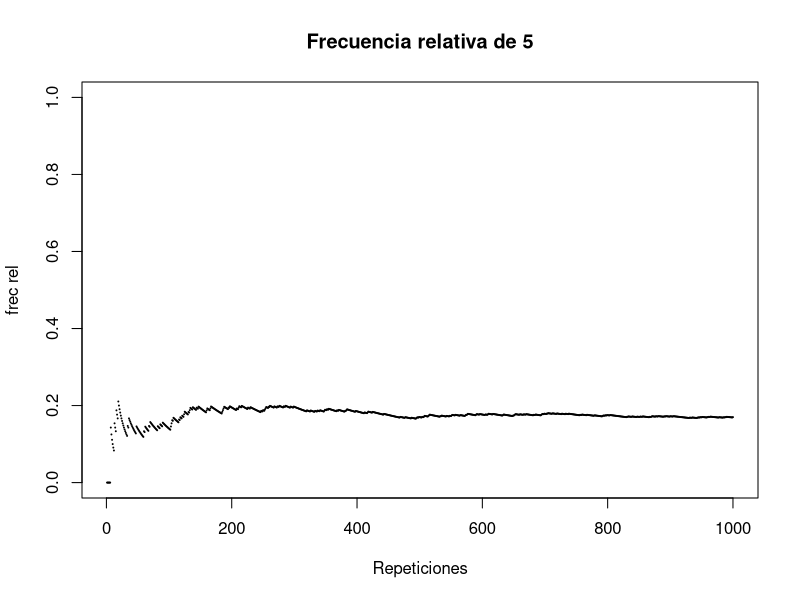
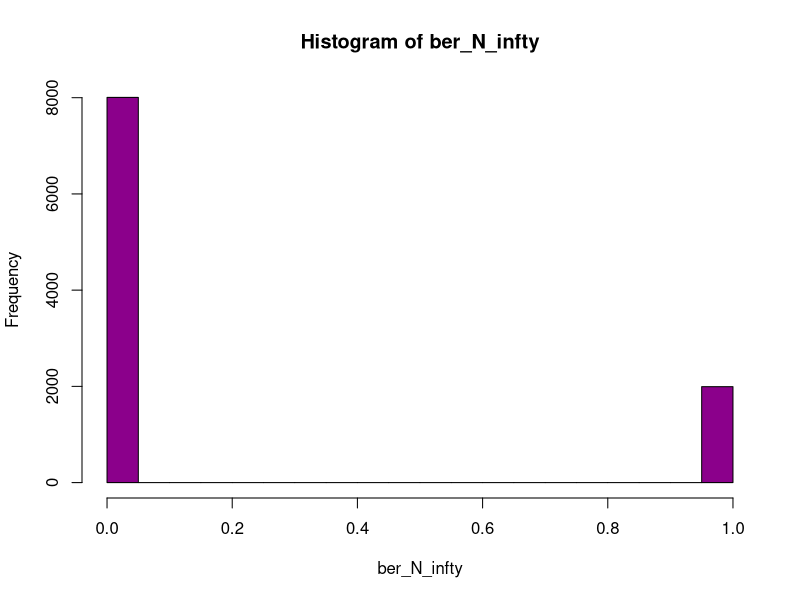
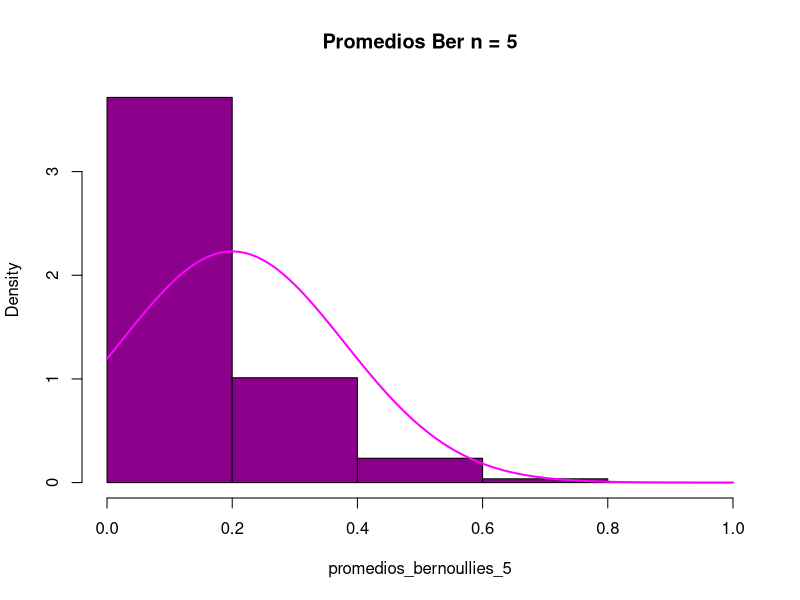
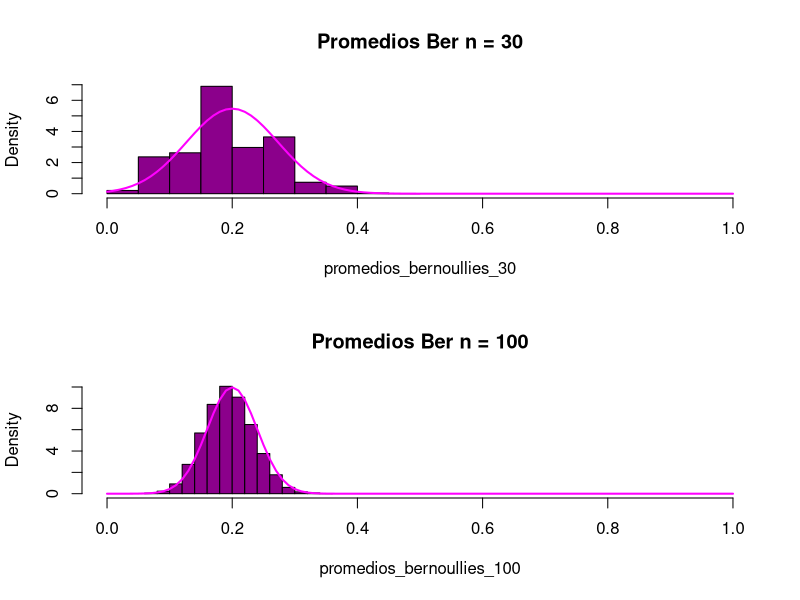
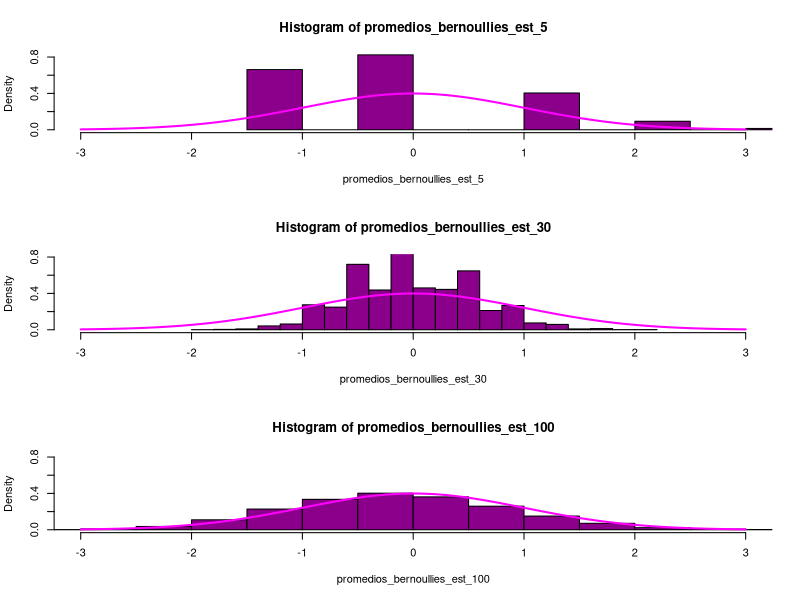
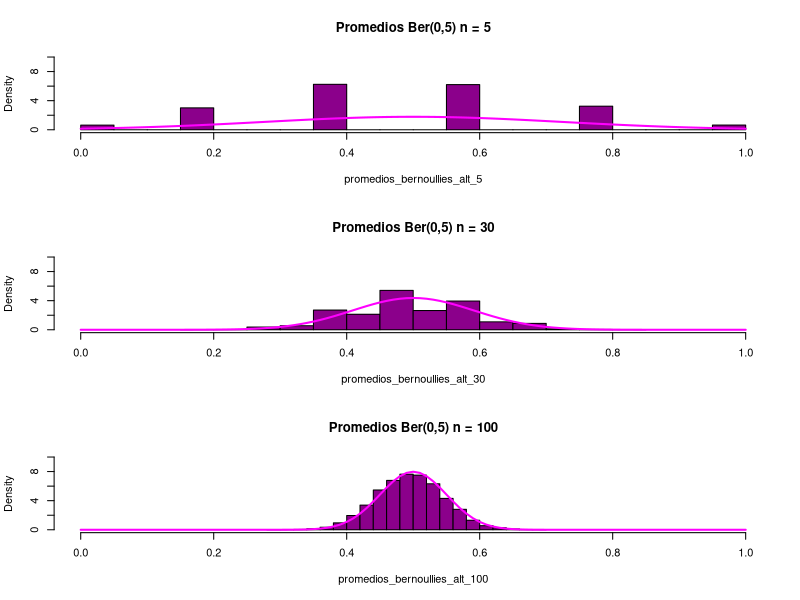
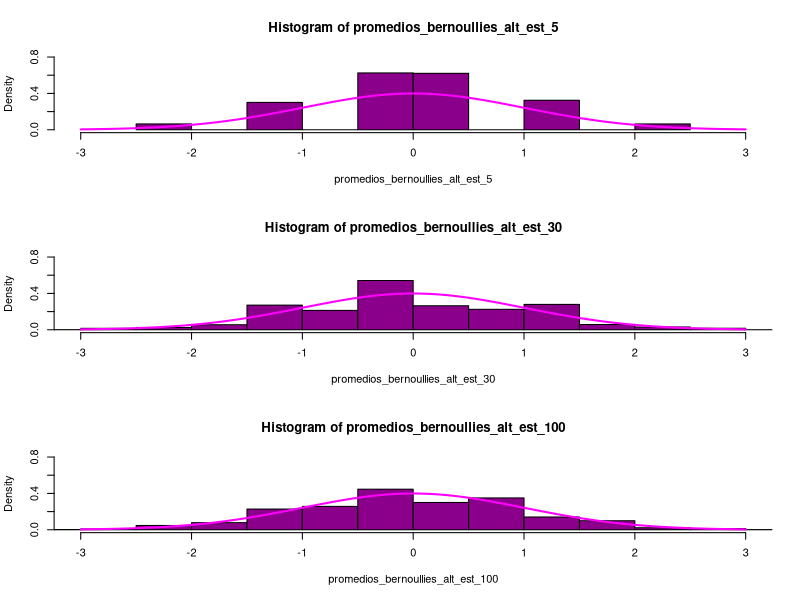
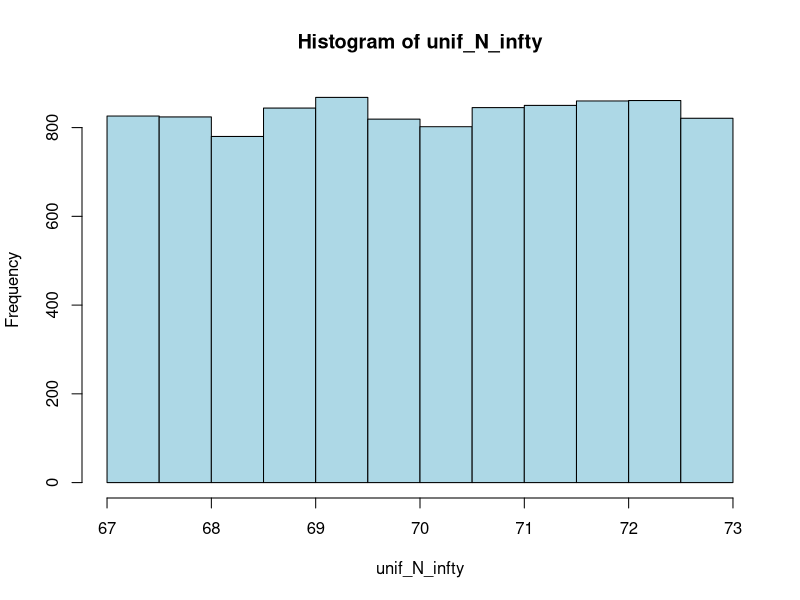

These charts were generated, in order, by the following R code:
## ---- chunk 1
dado <- c(1:6)
sum(dado / 6)
## ---- chunk 2
reps <- 1000

muchosdados <- sample(x = dado, size = reps, replace = TRUE)
## ---- chunk 3
frecrelativadado5vec <- rep(NA, reps)

for (n in 1:reps) {
    frecrelativadado5vec[n] <- mean(muchosdados[1:n] == 5)
}
## ---- chunk 4
plot(seq(1:reps), frecrelativadado5vec, cex = 0.1, ylim = c(0, 1),
     xlab = "Repeticiones", ylab = "frec rel", 
     main = "Frecuencia relativa de 5")
## ---- chunk 5
p_1 = 0.2
## ---- chunk 6
Nrep = 10000

ber_N_infty = rbinom(Nrep, 1, p_1)
table(ber_N_infty)
## ---- chunk 7
table(ber_N_infty)/Nrep
## ---- chunk 8
mean(ber_N_infty)
## ---- chunk 9
var(ber_N_infty)
## ---- chunk 10
hist(ber_N_infty, col = "darkmagenta")
## ---- chunk 11
n_dist = 5
promedios_bernoullies_5 = replicate(Nrep, mean(rbinom(n_dist, 1, p_1)))
table(promedios_bernoullies_5)
## ---- chunk 12
hist(main = "Promedios Ber n = 5", promedios_bernoullies_5, probability = TRUE, xlim = c(0,1), col = "darkmagenta", breaks = 4)
curve(dnorm(x, p_1, sqrt(p_1 * (1-p_1) / 5)), add=TRUE, lwd=2, col="magenta")
## ---- chunk 13
n_dist = 30
promedios_bernoullies_30 = replicate(Nrep, mean(rbinom(n_dist, 1, p_1)))

par(mfrow=c(2, 1))
hist(main = "Promedios Ber n = 30", promedios_bernoullies_30, probability = TRUE, xlim = c(0,1), col = "darkmagenta")
curve(dnorm(x, p_1, sqrt(p_1 * (1-p_1) / 30)), add=TRUE, lwd=2, col="magenta")

n_dist = 100
promedios_bernoullies_100 = replicate(Nrep, mean(rbinom(n_dist, 1, p_1)))
hist(main = "Promedios Ber n = 100", promedios_bernoullies_100, probability = TRUE, xlim = c(0,1), col = "darkmagenta")
curve(dnorm(x, p_1, sqrt(p_1 * (1-p_1) / 100)), add=TRUE, lwd=2, col="magenta")
par(mfrow=c(1, 1))
## ---- chunk 14
promedios_bernoullies_est_5 = (promedios_bernoullies_5 - p_1) / sqrt(p_1 * (1-p_1) / 5)

par(mfrow=c(3, 1))
hist(promedios_bernoullies_est_5, xlim = c(-3, 3), ylim = c(0, 0.8), probability = TRUE, col = "darkmagenta")
curve(dnorm(x,0,1), add=TRUE, lwd=2, col="magenta")

promedios_bernoullies_est_30 = (promedios_bernoullies_100 - p_1) / sqrt(p_1 * (1-p_1) / 30)
hist(promedios_bernoullies_est_30, xlim = c(-3, 3), ylim = c(0, 0.8), probability = TRUE, col = "darkmagenta")
curve(dnorm(x,0,1), add=TRUE, lwd=2, col="magenta")

promedios_bernoullies_est_100 = (promedios_bernoullies_100 - p_1) / sqrt(p_1 * (1-p_1) / 100)
hist(promedios_bernoullies_est_100, xlim = c(-3, 3), ylim = c(0, 0.8), probability = TRUE, col = "darkmagenta")
curve(dnorm(x,0,1), add=TRUE, lwd=2, col="magenta")
par(mfrow=c(1, 1))
## ---- chunk 15
p_2 = 0.5

par(mfrow=c(3, 1))

n_dist = 5
promedios_bernoullies_alt_5 = replicate(Nrep, mean(rbinom(n_dist, 1, p_2)))
hist(main = "Promedios Ber(0,5) n = 5", promedios_bernoullies_alt_5, probability = TRUE, xlim = c(0,1), ylim = c(0, 10), col = "darkmagenta")
curve(dnorm(x, p_2, sqrt(p_2 * (1-p_2) / n_dist)), add=TRUE, lwd=2, col="magenta")

n_dist = 30
promedios_bernoullies_alt_30 = replicate(Nrep, mean(rbinom(n_dist, 1, p_2)))
hist(main = "Promedios Ber(0,5) n = 30", promedios_bernoullies_alt_30, probability = TRUE, xlim = c(0,1), ylim = c(0, 10), col = "darkmagenta")
curve(dnorm(x, p_2, sqrt(p_2 * (1-p_2) / n_dist)), add=TRUE, lwd=2, col="magenta")

n_dist = 100
promedios_bernoullies_alt_100 = replicate(Nrep, mean(rbinom(n_dist, 1, p_2)))
hist(main = "Promedios Ber(0,5) n = 100", promedios_bernoullies_alt_100, probability = TRUE, xlim = c(0,1), ylim = c(0, 10), col = "darkmagenta")
curve(dnorm(x, p_2, sqrt(p_2 * (1-p_2) / n_dist)), add=TRUE, lwd=2, col="magenta")
par(mfrow=c(1, 1))
## ---- chunk 16
par(mfrow=c(3, 1))

n_dist = 5
promedios_bernoullies_alt_est_5 = (promedios_bernoullies_alt_5 - p_2) / sqrt(p_2 * (1-p_2) / n_dist)
hist(promedios_bernoullies_alt_est_5, xlim = c(-3, 3), ylim = c(0, 0.8), probability = TRUE, col="darkmagenta")
curve(dnorm(x,0,1), add=TRUE, lwd=2, col="magenta")

n_dist = 30
promedios_bernoullies_alt_est_30 = (promedios_bernoullies_alt_30 - p_2) / sqrt(p_2 * (1-p_2) / n_dist)
hist(promedios_bernoullies_alt_est_30, xlim = c(-3, 3), ylim = c(0, 0.8), probability = TRUE, col="darkmagenta")
curve(dnorm(x,0,1), add=TRUE, lwd=2, col="magenta")

n_dist = 100
promedios_bernoullies_alt_est_100 = (promedios_bernoullies_alt_100 - p_2) / sqrt(p_2 * (1-p_2) / n_dist)
hist(promedios_bernoullies_alt_est_100, xlim = c(-3, 3), ylim = c(0, 0.8), probability = TRUE, col="darkmagenta")
curve(dnorm(x,0,1), add=TRUE, lwd=2, col="magenta")

par(mfrow=c(1, 1))
## ---- chunk 17
a = 67
b = 73
## ---- chunk 18
Nrep = 10000

unif_N_infty = runif(Nrep, a, b)
## ---- chunk 19
e_unif = (a + b) / 2
e_unif_m = mean(unif_N_infty)
e_unif
## ---- chunk 20
var_unif = (b - a)^2 / 12
var_unif_m = var(unif_N_infty)
var_unif
## ---- chunk 21
hist(unif_N_infty, col = "lightblue")
## ---- chunk 22
n_dist = 5
promedios_uniformes_5 = replicate(Nrep, mean(runif(n_dist, a, b)))
## ---- chunk 23
n_dist = 5
hist(main = "Promedios Unif n = 5", promedios_uniformes_5, probability = TRUE, xlim = c(a, b), ylim=c(0,1), col = "lightblue")
curve(dnorm(x, e_unif, sqrt(var_unif/n_dist)), add=TRUE, lwd=2, col="blue")
## ---- chunk 24
n_dist = 30
promedios_uniformes_30 = replicate(Nrep, mean(runif(n_dist, a, b)))

par(mfrow=c(2, 1))
hist(main = "Promedios Unif n = 30", promedios_uniformes_30, probability = TRUE, xlim = c(a, b), ylim = c(0, 3), col = "lightblue")
curve(dnorm(x, e_unif, sqrt( var_unif/ n_dist)), add=TRUE, lwd=2, col="blue")

n_dist = 100
promedios_uniformes_100 = replicate(Nrep, mean(runif(n_dist, a, b)))
hist(main = "Promedios Unif n = 100", promedios_uniformes_100, probability = TRUE, xlim = c(a, b), ylim = c(0, 3), col = "lightblue")
curve(dnorm(x, e_unif, sqrt( var_unif/ n_dist)), add=TRUE, lwd=2, col="blue")
par(mfrow=c(1, 1))
## ---- chunk 25
promedios_uniformes_est_5 = (promedios_uniformes_5 - e_unif) / sqrt(var_unif / 5)

par(mfrow=c(3, 1))
hist(promedios_uniformes_est_5, xlim = c(-3, 3), ylim = c(0, 1), probability = TRUE, col = "lightblue")
curve(dnorm(x,0,1), add=TRUE, lwd=2, col="blue")

promedios_uniformes_est_30 = (promedios_uniformes_30 - e_unif) / sqrt(var_unif / 30)
hist(promedios_uniformes_est_30, xlim = c(-3, 3), ylim = c(0, 1), probability = TRUE, col = "lightblue")
curve(dnorm(x,0,1), add=TRUE, lwd=2, col="blue")

promedios_uniformes_est_100 = (promedios_uniformes_100 - e_unif) / sqrt(var_unif / 100)
hist(promedios_uniformes_est_100, xlim = c(-3, 3), ylim = c(0, 1), probability = TRUE, col = "lightblue")
curve(dnorm(x,0,1), add=TRUE, lwd=2, col="blue")
par(mfrow=c(1, 1))
## ---- chunk 26
l = 0.1
## ---- chunk 27
Nrep = 10000

exp_N_infty = rexp(Nrep, l)
## ---- chunk 28
e_exp = mean(exp_N_infty)
e_exp = 1/l
e_exp
## ---- chunk 29
var_exp = var(exp_N_infty)
var_exp = 1/(l^2)
var_exp
## ---- chunk 30
hist(exp_N_infty, col = "orange")
## ---- chunk 31
n_dist = 5
promedios_exponenciales_5 = replicate(Nrep, mean(rexp(n_dist, l)))
## ---- chunk 32
n_dist = 5
hist(main = "Promedios Exp n = 5", promedios_exponenciales_5, probability = TRUE, ylim=c(0, l), col = "orange")
curve(dnorm(x, e_exp, sqrt(var_exp/ n_dist)), add=TRUE, lwd=2, col="red")
## ---- chunk 33
n_dist = 30
promedios_exponenciales_30 = replicate(Nrep, mean(rexp(n_dist, l)))

par(mfrow=c(2, 1))
hist(main = "Promedios Exp n = 30", promedios_exponenciales_30, probability = TRUE, col = "orange")
curve(dnorm(x, e_exp, sqrt( var_exp/ n_dist)), add=TRUE, lwd=2, col="red")

n_dist = 100
promedios_exponenciales_100 = replicate(Nrep, mean(rexp(n_dist, l)))
hist(main = "Promedios Exp n = 100", promedios_exponenciales_100, probability = TRUE, col = "orange")
curve(dnorm(x, e_exp, sqrt( var_exp/ n_dist)), add=TRUE, lwd=2, col="red")
par(mfrow=c(1, 1))
## ---- chunk 34
promedios_exponenciales_est_5 = (promedios_exponenciales_5 - e_exp) / sqrt(var_exp / 5)

par(mfrow=c(3, 1))
hist(promedios_exponenciales_est_5, xlim = c(-3, 3), ylim = c(0, 1), probability = TRUE, col = "orange")
curve(dnorm(x,0,1), add=TRUE, lwd=2, col="red")

promedios_exponenciales_est_30 = (promedios_exponenciales_30 - e_exp) / sqrt(var_exp / 30)
hist(promedios_exponenciales_est_30, xlim = c(-3, 3), ylim = c(0, 1), probability = TRUE, col = "orange")
curve(dnorm(x,0,1), add=TRUE, lwd=2, col="red")

promedios_exponenciales_est_100 = (promedios_exponenciales_100 - e_exp) / sqrt(var_exp / 100)
hist(promedios_exponenciales_est_100, xlim = c(-3, 3), ylim = c(0, 1), probability = TRUE, col = "orange")
curve(dnorm(x,0,1), add=TRUE, lwd=2, col="red")
par(mfrow=c(1, 1))
## ---- chunk 35
mu = 70
sd2 = 1.2
sd = sqrt(sd2)
## ---- chunk 36
Nrep = 10000

norm_N_infty = rnorm(Nrep, mu, sd)
## ---- chunk 37
e_norm = mean(norm_N_infty)
e_norm = mu
e_norm
## ---- chunk 38
var_norm = var(norm_N_infty)
var_norm = sd ^ 2
var_norm
## ---- chunk 39
hist(norm_N_infty, col = "darkgreen")
## ---- chunk 40
n_dist = 5
promedios_normales_5 = replicate(Nrep, mean(rnorm(n_dist, mu, sd)))
## ---- chunk 41
n_dist = 5
hist(main = "Promedios Norm n = 5", promedios_normales_5, probability = TRUE, col = "darkgreen")
curve(dnorm(x, e_norm, sqrt( var_norm/ n_dist)), add=TRUE, lwd=2, col="green")
## ---- chunk 42
n_dist = 30
promedios_normales_30 = replicate(Nrep, mean(rnorm(n_dist, mu, sd)))

par(mfrow=c(2, 1))
hist(main = "Promedios Norm n = 30", promedios_normales_30, probability = TRUE, col = "darkgreen")
curve(dnorm(x, e_norm, sqrt( var_norm/ n_dist)), add=TRUE, lwd=2, col="green")

n_dist = 100
promedios_normales_100 = replicate(Nrep, mean(rnorm(n_dist, mu, sd)))
hist(main = "Promedios Norm n = 100", promedios_normales_100, probability = TRUE, col = "darkgreen")
curve(dnorm(x, e_norm, sqrt( var_norm/ n_dist)), add=TRUE, lwd=2, col="green")
par(mfrow=c(1, 1))
## ---- chunk 43
promedios_normales_est_5 = (promedios_normales_5 - e_norm) / sqrt(var_norm / 5)

par(mfrow=c(3, 1))
hist(promedios_normales_est_5, xlim = c(-3, 3), ylim = c(0, 1), probability = TRUE, col = "darkgreen")
curve(dnorm(x,0,1), add=TRUE, lwd=2, col="green")

promedios_normales_est_30 = (promedios_normales_30 - e_norm) / sqrt(var_norm / 30)
hist(promedios_normales_est_30, xlim = c(-3, 3), ylim = c(0, 1), probability = TRUE, col = "darkgreen")
curve(dnorm(x,0,1), add=TRUE, lwd=2, col="green")

promedios_normales_est_100 = (promedios_normales_100 - e_norm) / sqrt(var_norm / 100)
hist(promedios_normales_est_100, xlim = c(-3, 3), ylim = c(0, 1), probability = TRUE, col = "darkgreen")
curve(dnorm(x,0,1), add=TRUE, lwd=2, col="green")
par(mfrow=c(1, 1))
